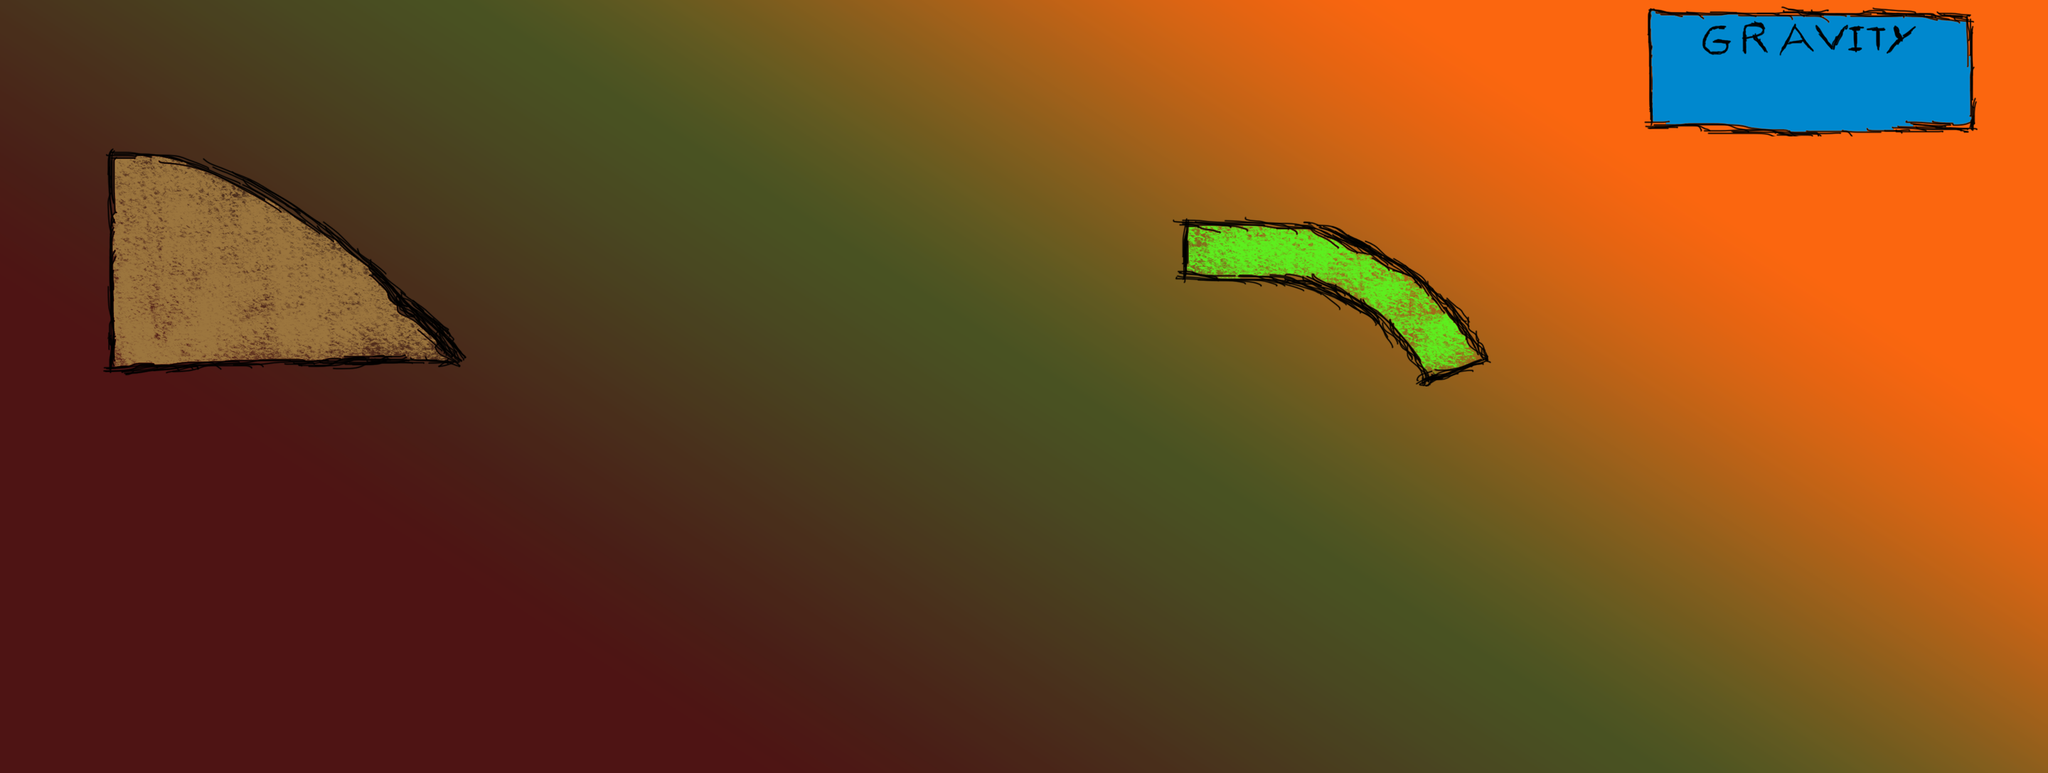

The image is a tile-based game level rendered from a .tmx file. Its description and source (layers, tilesets, objects; grid data summarised) follow:
An orthogonal 90x34 tile map with 32x32 px tiles, 3 tile layers (Background, Platforms, Other), 4 tilesets and 20 objects (5x BOUNCE_PLATFORM, 4x PLATFORM, 4x SPIKES, 2x CHAIN_COLLIDER, CHECKPOINT_FLAG, ...).

<map version="1.0" orientation="orthogonal" renderorder="right-down" width="90" height="34" tilewidth="32" tileheight="32" nextobjectid="24">
 <tileset firstgid="1" name="Level3_Background" tilewidth="32" tileheight="32">
  <image source="Level3_Background.png" width="3140" height="1178" />
 </tileset>
 <tileset firstgid="3529" name="Level3_platform1" tilewidth="32" tileheight="32">
  <image source="Level3_platform1.png" width="545" height="353" />
 </tileset>
 <tileset firstgid="3716" name="Level3_Platform2" tilewidth="32" tileheight="32">
  <image source="Level3_Platform2.png" width="481" height="275" />
 </tileset>
 <tileset firstgid="3836" name="Level3_GravitySign" tilewidth="32" tileheight="32">
  <image source="Level3_GravitySign.png" width="486" height="205" />
 </tileset>
 <layer name="Background" width="90" height="34">
  <data>[3060 cells, 3060 non-empty, 3060 distinct tile ids]</data>
 </layer>
 <layer name="Platforms" width="90" height="34">
  <data>[3060 cells, 311 non-empty, 307 distinct tile ids]</data>
 </layer>
 <layer name="Other" width="90" height="34">
  <data>[3060 cells, 90 non-empty, 90 distinct tile ids]</data>
 </layer>
 <objectgroup name="SpecialColliders">
  <object id="14" type="CHAIN_COLLIDER" x="158" y="217.5">
   <polyline points="0,0 13.5,-0.5 47.5,-0.5 92,5 117,12.5 149.5,26 174,35.5 220,59 323.5,123 338.5,134.5 367,157 397.5,187 418.5,209.5 439,229 460,251 478.5,273.5 489.5,292 477.5,291 1.5,297.5 2,6.5 0,1" />
  </object>
  <object id="15" type="CHAIN_COLLIDER" x="1666" y="316">
   <polyline points="0,0 -2,68 -2,77 152,74 170,77 198,83 222,95 238,105 265,124 294,150 314,176 325,193 335.5,209 344,224 414,196 430,188 410.5,161.5 362,105 329,76 311,62 287.5,47.5 268,37 246,26 215,12 192.5,3.5 171,0 155,0 0,0" />
  </object>
 </objectgroup>
 <objectgroup name="Colliders">
  <object id="2" name="bouncePlatform1" type="BOUNCE_PLATFORM" x="576" y="544" width="160" height="32" />
  <object id="3" name="bouncePlatform2" type="BOUNCE_PLATFORM" x="766" y="481" width="160" height="32" />
  <object id="4" name="platform1" type="PLATFORM" x="1344" y="192" width="224" height="512">
   <properties>
    <property name="texture" value="platform_wall" />
   </properties>
  </object>
  <object id="5" name="spikes1" type="SPIKES" x="1376" y="165" width="160" height="32" />
  <object id="6" name="checkpointFlag1" type="CHECKPOINT_FLAG" x="1731" y="189" width="64" height="128">
   <properties>
    <property name="texture" value="flag2" />
   </properties>
  </object>
  <object id="7" name="platform3" type="PLATFORM" x="2056.33" y="658.333" width="192" height="32">
   <properties>
    <property name="texture" value="platform2" />
   </properties>
  </object>
  <object id="8" name="spikes2" type="SPIKES" x="2505.33" y="230" width="214.667" height="52" />
  <object id="9" name="finishFlag" type="FLAG" x="2720" y="492" width="64" height="128">
   <properties>
    <property name="texture" value="finishFlag" />
   </properties>
  </object>
  <object id="10" name="spikes3" type="SPIKES" x="2056.33" y="631.333" width="192" height="32" />
  <object id="11" name="platform2" type="PLATFORM" x="2080" y="277.333" width="672" height="64">
   <properties>
    <property name="texture" value="platform2" />
   </properties>
  </object>
  <object id="12" name="platform4" type="PLATFORM" x="2365" y="621" width="480" height="64">
   <properties>
    <property name="texture" value="platform2" />
   </properties>
  </object>
  <object id="13" name="spikes3" type="SPIKES" x="2503.38" y="337.175" width="224" height="48">
   <properties>
    <property name="flipY" value="true" />
   </properties>
  </object>
  <object id="17" name="bouncePlatform3" type="BOUNCE_PLATFORM" x="896" y="416" width="160" height="32" />
  <object id="18" name="bouncePlatform4" type="BOUNCE_PLATFORM" x="1024" y="352" width="160" height="32" />
  <object id="19" name="bouncePlatform5" type="BOUNCE_PLATFORM" x="1152" y="288" width="160" height="32" />
  <object id="20" name="buttonUp" type="BUTTON_UP" x="2368" y="96" width="61" height="61">
   <ellipse />
  </object>
  <object id="21" name="buttonDown" type="BUTTON_DOWN" x="2656" y="96" width="61" height="61">
   <ellipse />
  </object>
 </objectgroup>
 <objectgroup name="Ball">
  <object id="23" name="ballPlayer" type="BALL" x="171" y="160" width="40" height="40">
   <ellipse />
  </object>
 </objectgroup>
</map>